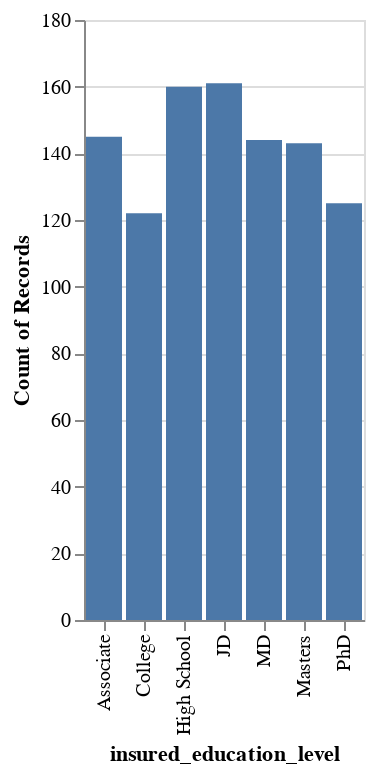

The cell this chart's notebook holds for it:
### Code cell
alt.Chart(df).mark_bar().encode(
    alt.X("insured_education_level"),
    y='count()',
    
)

### Figure 1 — Vega-Lite specification as saved in the notebook (floating-point values rounded to 4 significant figures; data arrays with more than 128 entries replaced by an {"elided": "..."} marker saying what was removed)
{"config": {"view": {"continuousWidth": 400, "continuousHeight": 300}}, "data": {"name": "data-6318208f97ef12fe9d59d1b1432d7b00"}, "mark": "bar", "encoding": {"x": {"type": "nominal", "field": "insured_education_level"}, "y": {"type": "quantitative", "aggregate": "count"}}, "$schema": "https://vega.github.io/schema/vega-lite/v4.8.1.json", "datasets": {"data-6318208f97ef12fe9d59d1b1432d7b00": {"elided": "1000 records"}}}
